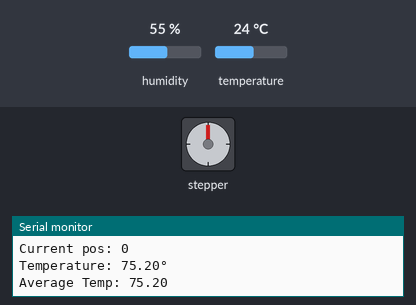
Simulated run of this sketch. Board: Arduino Uno, built with avr-gcc and run on an emulated ATmega328P. Shown: stepper motor, the last lines printed to the serial monitor. Inputs (shaded band) come from the test bench; at power-on: temperature 24 °C, humidity 55 %. Stepper angles assume 4096 steps per turn.

Above: at 8.8 s.
8.9 s: temperature set to 12 °C
16.8 s: temperature set to 19 °C
At 35.15 s:
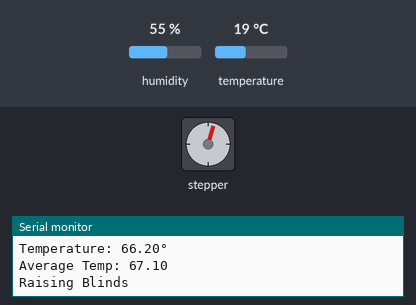
At 35.78 s:
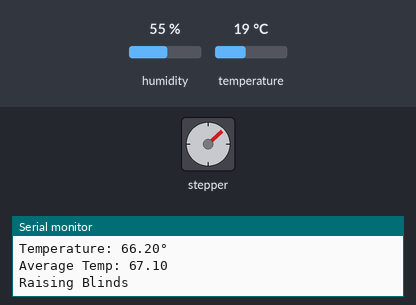
Timing chart, 0 to 51.1 s (numbered marks = the images above; inputs shaded):
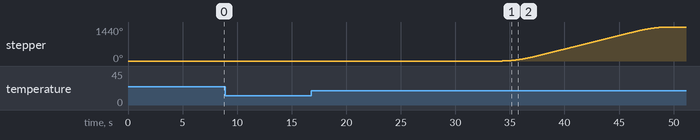

The sketch:

roller_shade_controller.ino
```cpp
// Libraries for controlling the stepper motor and the DHT sensor
#include <AccelStepper.h>
#include "DHT.h"

// Variables for the pin # and the DHT type (I am using DHT 11)
#define DHTPIN 2
#define DHTTYPE DHT11

// DHT library setup with pin # and type of DHT sensor
DHT dht(DHTPIN, DHTTYPE);

int n = 0;
float avg = 0;

// Setting up the pins that I am using on the microcontroller
AccelStepper stepper(AccelStepper::HALF4WIRE,
                     7, 5, 6, 4);


 // USER SETS DESIRED TEMPERATURE HERE
  int IdealTemp = 75;

  // Setting the reading confirmation variables
  int LowerCounter = 0;
  int RaiseCounter = 0;

  // Setting the default as lowered; This tells the microcontroller whether to raise or lower the blinds
  bool raised = false;
  bool lowered = false;

void setup() {

  // Stepper motor max speed/acceleration
  stepper.setMaxSpeed(1500);
  stepper.setAcceleration(500);

  // Serial monitor baud 9600
  Serial.begin(9600);
  // Setup the dht sensor
  dht.begin();
}

void loop() {

  Serial.print("RaiseCounter: ");
  Serial.println(RaiseCounter);
  Serial.print("LowerCounter: ");
  Serial.println(LowerCounter);
  Serial.print("Current pos: ");
  Serial.println(stepper.currentPosition());

  stepper.run();

  delay(1500);

// Setting the variable to whatever the DHT sensor reads

  // Farenheit reading
    float temperature = dht.readTemperature(true);

  // Celsius reading
    // float temperature = dht.readTemperature();


  if (isnan(temperature)) {
    Serial.println("Failed to read from DHT sensor!");
    return;
  }

  // Printing the temperature read by the DHT sensor
  Serial.print("\nTemperature: ");
  Serial.print(temperature);
  Serial.print("°\n");

  n += 1;
  avg += temperature;
  Serial.print("Average Temp: ");
  Serial.println(avg / n);

  // If the temperature is higher than the ideal temp, the system will attempt to lower the blinds; If the temp is lower than the ideal temp, the system will attempt to raise the blinds
   if (temperature >= IdealTemp) {
      LowerCounter += 1;
      RaiseCounter = 0;
      //                                                                                                                   LOWER BLIND COUNTER
    } else{
      RaiseCounter += 1;
      LowerCounter = 0;
      //                                                                                                                   RAISE BLIND COUNTER
   }


  // Require several confirmation readings before lowering/raising the blinds
  if (RaiseCounter > 3){
    Serial.println("Raising Blinds");
        stepper.moveTo(16384);
        stepper.runToPosition();
        lowered = false;
        raised = true;
        RaiseCounter = 0;

  } else if (LowerCounter > 3){
    Serial.println("Lowering Blinds");
    stepper.moveTo(0);
    stepper.runToPosition();
    lowered = true;
    raised = false;
    LowerCounter = 0;
  }

  delay(5000);

}
```
